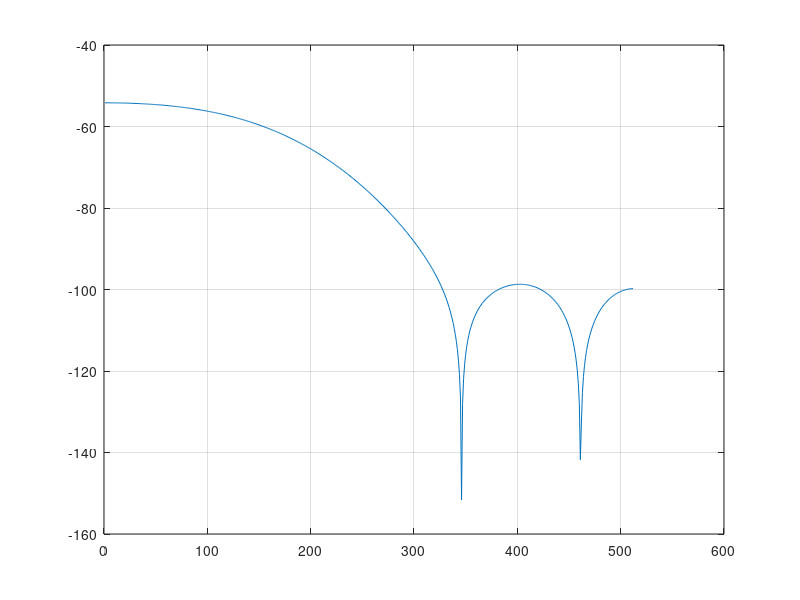

This chart was generated by the following MATLAB code: (Note: this script raises an error after producing the figure.)
% This script provides an example of System Identification
% using an adaptive filter (LMS algorithm)

clf;

% create a filter to serve as the unknowed system 
B_unk = fir1(10,0.3);       
M_unk = 11;    		% length of unknown filter
H_Bunk = freqz(B_unk,512);   % frequency response 

figure(1);
plot(20*log10(abs(H_Bunk)));grid
figure(2);

x = rands(1,400);  % create WGN input
d = filter(B_unk,1,x); % create output of Unknowed System

M = M_unk;   % start with M of correct order
	     % having M ~= M_unk affects amount of final error
mu = 0.4;    % adaptive step size

clear b_adpt   
b_adpt(1,:) = ones(1,M);  % initialize adaptive filter

jj = 1;
% In this loop I keep all the iterations of b_adpt, y hat and err
% in general you wouldn't do this. There is no need and it takes up memory
% A more practical loop would be ...
%
% for lp = M:length(x),
%    xx = fliplr(x(lp-M+1:lp));  % length M input history = x[n], x[n-1] ... x[n-(M-1)]
%    yhat = b_adpt * xx.';       % yhat = b_adpt dot transpose(xx)
%    err = d(lp)-yhat;           % find error
%    b_adpt = b_adpt + mu*err*xx;   % LMS update of b_adpt
%end
%
lp_v = ones(512,1);
view(3);
set(gca,'YDir','reverse');
grid;

xlabel('frequency');
ylabel('iterations');
zlabel('magnitude');

for lp = M:length(x),
  xx = fliplr(x(lp-M+1:lp));     % length M input history = x[n], x[n-1] ... x[n-(M-1)]
  yhat(lp) = b_adpt(jj,:)*xx.';  % yhat = b_adpt dot transpose(xx)
  err(lp) = d(lp)-yhat(lp);      % find error
  b_adpt(jj+1,:) = b_adpt(jj,:) + mu*err(lp)*xx;   % LMS update of b_adpt 
  jj=jj+1;
  
  hold on;
  [H_B_adpt, x_adpt] = freqz(b_adpt(jj,:), 512);
  lp_v = ones(512,1);
  
  if mod(lp, 9) == 0
    plot3(x_adpt, lp_v*lp, 20*log10(abs(H_B_adpt)), 'Color', [0.2, lp/length(x), .6]);
  end
  
  pause(0.005);
  
end

